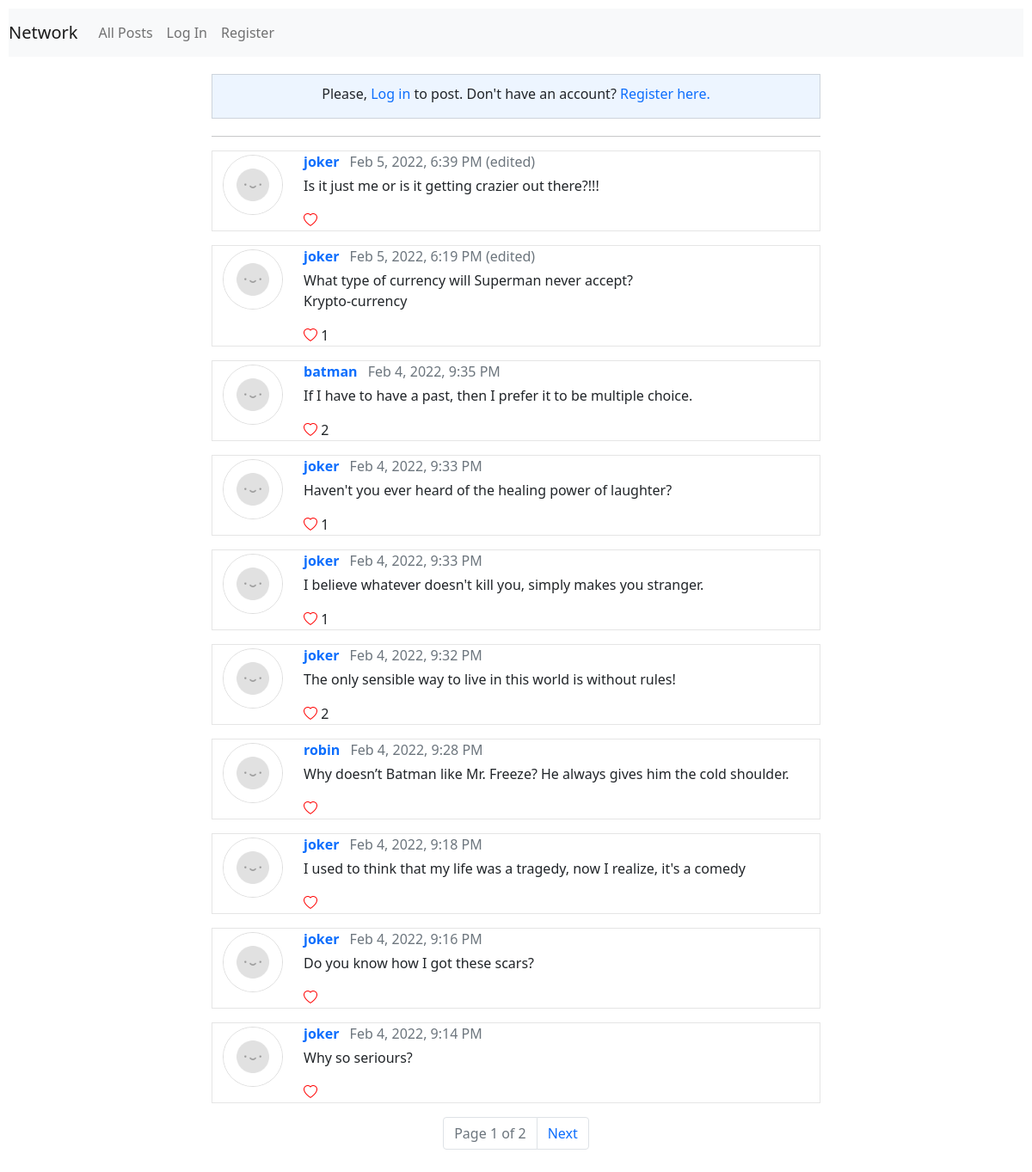
The page / on the database its author committed.
### network/models.py (models this page shows, shortened)
class Post(models.Model):
    author = models.ForeignKey(User, on_delete=models.CASCADE, related_name="posts")
    content = models.TextField()
    likes = models.ManyToManyField(User)
    timestamp = models.DateTimeField(auto_now_add=True)
    updated = models.BooleanField(default=False)
    class Meta:
        ordering = ['-timestamp']

class User(AbstractUser):
    following = models.ManyToManyField('self', symmetrical=False)
    followers = models.ManyToManyField('self', symmetrical=False, related_name='subs')
    joined = models.DateTimeField(auto_now_add=True)
    def __str__(self) -> str:
        return self.username

### network/views.py (the view)
# urls.py: path("", views.index, name="index"),
def index(request):
    if request.method == "POST":
        content = request.POST['post']
        Post.objects.create(author=request.user, content=content)
        return redirect('index')
    else:
        posts = Post.objects.all()
        paginator = Paginator(posts, 10)
        page_number = request.GET.get('page')
        page_obj = paginator.get_page(page_number)
        return render(request, 'network/index.html', {
            "page_obj": page_obj,
        })

### network/templates/network/index.html (shortened to what this page needs)
{% extends "network/layout.html" %}
{% load static %}
{% block body %}
    <div class="container postsblock">
        {% if user.is_authenticated %}
            <div class="row mt-2">
                <div class="col-auto">
                    <img class="avatar my-1" src="{% static 'network/avatar.png' %}" alt="avatar"
                    height="80px" width="80px">
                </div>
                <div class="col">
                    <form action="{% url 'index' %}" method="post" class="ms-2">
                        {% csrf_token %}
                        <textarea rows="3" name="post" class="comment-input form-control mb-2 mt-1" placeholder="What's happening?" required></textarea>
                        <div class="d-flex justify-content-end">
                            <button class="btn btn-outline-primary btn-sm mb-2" type="submit">Post</button>
                        </div>
                    </form>
                </div>
            </div>
        {% else %}
            <div class="pb-3 notlogged">
                Please, <a href="{% url 'login' %}">Log in</a>  to post.
                Don't have an account? <a href="{% url 'register' %}">Register here.</a>
            </div>
        {% endif %}
    </div>
    {% include "network/posts.html" %}
{% endblock %}

### network/templates/network/posts.html (shortened to what this page needs)
{% load static %}
<hr>
<div class="container posts">
    {% for post in page_obj %}
        <div class="row my-3 post">
            <div class="col-auto">
                <img class="avatar my-1" src="{% static 'network/avatar.png' %}" alt="avatar"
                height="70px" width="70px">
            </div>
            <div class="col" data-content="{{ post.id }}">
                <div class="mb-1">
                    <strong><a href="{% url 'profile' post.author.id %}">{{ post.author }}</a></strong>
                    <span class="text-muted fw-lighter ms-2">{{ post.timestamp|date:"M j, Y, g:i A" }}</span>
                    <span class="text-muted fw-lighter">
                        {% if post.updated %}
                            (edited)
                        {% endif %}
                    </span>
                </div>
                <div>
                    <p class="content">{{ post.content }}</p>
                    <div class="likes">
                        {% if user in post.likes.all %}
                            <i id="{{ post.id }}" class="bi bi-heart-fill like"></i>
                        {% else %}
                            <i id="{{ post.id }}" class="bi bi-heart like"></i>
                        {% endif %}
                        <span class="count">
                            {% if post.likes.count > 0 %}
                                {{ post.likes.count }}
                            {% endif %}
                        </span>
                    </div>
                </div>
            </div>
        </div>
    {% endfor %}
</div>
<nav aria-label="Page navigation" class="mt-3">
    <ul class="pagination justify-content-center">
        {% if page_obj.has_other_pages %}
            <li class="page-item disabled">
                <a class="page-link">Page {{ page_obj.number }} of {{ page_obj.paginator.num_pages }}</a>
            </li>
        {% endif %}
        {% if page_obj.has_next %}
            <li class="page-item"><a class="page-link" href="?page={{ page_obj.next_page_number }}">Next</a></li>
        {% endif %}
    </ul>
</nav>

### network/static/network/styles.css (style rules this page uses)
body { padding: 10px; }
.postsblock { width: 60%; background-color: rgba(140, 190, 255, 0.151); border: 1px solid rgba(0, 0, 0, 0.137); margin-top: 20px; text-align: center; }
img.avatar { border-radius: 50%; border: 1px solid rgba(0, 0, 0, 0.137); }
div.container { height: 50%; width: 60%; }
div.posts { width: 60%; }
hr { width: 60%; margin: auto; margin-top: 20px; border: none; }
.post { border: 1px solid rgba(0, 0, 0, 0.103); }
div.likes { margin-bottom: 5px; display: inline; }
.like { color: red; cursor: pointer; }
a, a:hover { text-decoration: none; }
div.notlogged { text-align: center; padding: 10px; }
p.content { white-space: pre-wrap; }

### rows shown on the page
Post: author "joker", timestamp "Feb 5, 2022, 6:39 PM", updated "(edited)", content "Is it just me or is it getting crazier out there?!!!"
Post: author "joker", timestamp "Feb 5, 2022, 6:19 PM", updated "(edited)", content "What type of currency will Superman never accept? Krypto-currency", likes.count "1"
Post: author "batman", timestamp "Feb 4, 2022, 9:35 PM", content "If I have to have a past, then I prefer it to be multiple choice.", likes.count "2"
Post: author "joker", timestamp "Feb 4, 2022, 9:33 PM", content "Haven't you ever heard of the healing power of laughter?", likes.count "1"
Post: author "joker", timestamp "Feb 4, 2022, 9:33 PM", content "I believe whatever doesn't kill you, simply makes you stranger.", likes.count "1"
Post: author "joker", timestamp "Feb 4, 2022, 9:32 PM", content "The only sensible way to live in this world is without rules!", likes.count "2"
Post: author "robin", timestamp "Feb 4, 2022, 9:28 PM", content "Why doesn’t Batman like Mr. Freeze? He always gives him the cold shoulder."
Post: author "joker", timestamp "Feb 4, 2022, 9:18 PM", content "I used to think that my life was a tragedy, now I realize, it's a comedy"
Post: author "joker", timestamp "Feb 4, 2022, 9:16 PM", content "Do you know how I got these scars?"
Post: author "joker", timestamp "Feb 4, 2022, 9:14 PM", content "Why so seriours?"

### other values the page prints
{{ page_obj.number }} "1"
{{ page_obj.paginator.num_pages }} "2"
